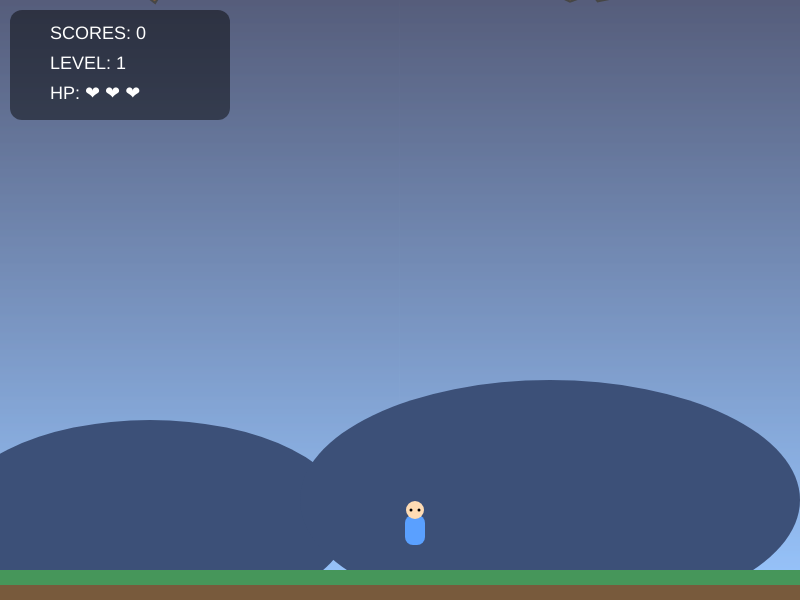
Frame 1 (no input)
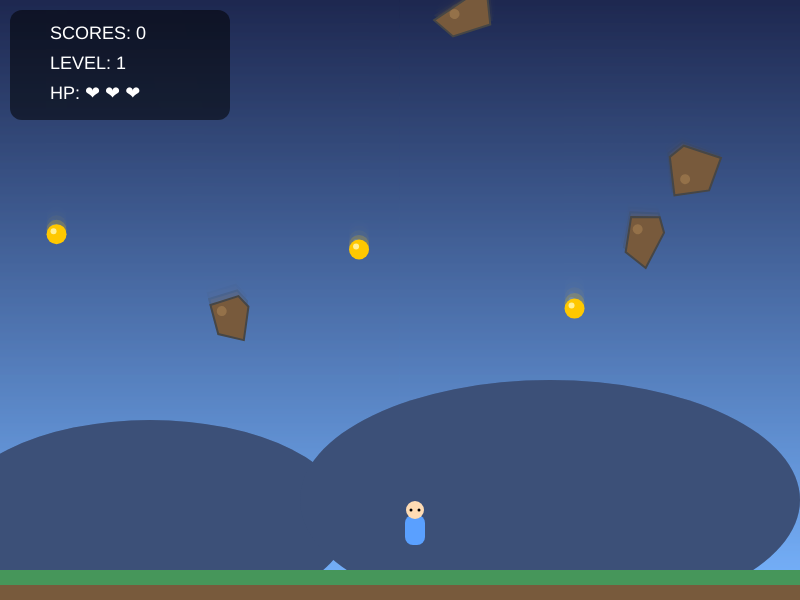
Frame 60 (no input)
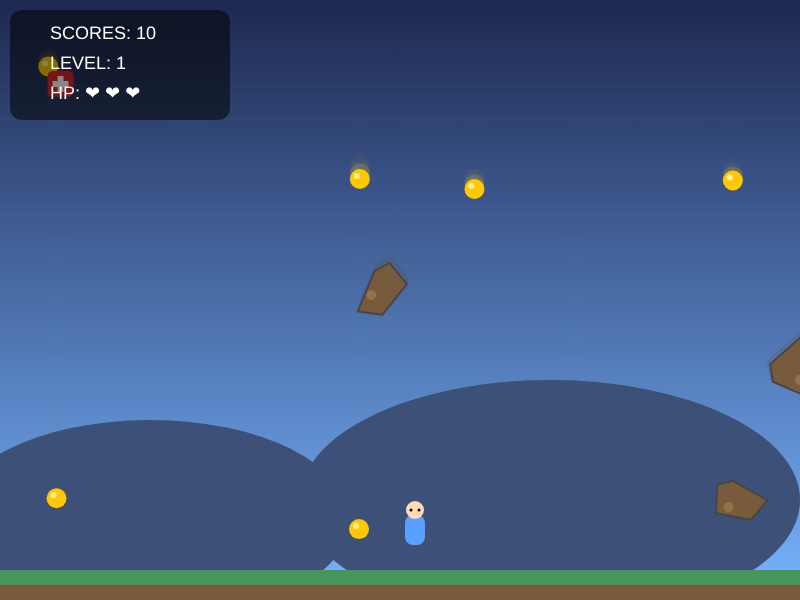
Frame 120 (the mouse pressed at the canvas centre since frame 60)

The p5.js sketch that drew these frames (run headless with seeded random() and noise() and a simulated clock; from frame 60 on, the mouse is pressed at the canvas centre):

// p5.js sketch
// ── sketch.js
let player;
let debris = [];
let coins = [];
let items = [];

let score = 0;
let gameOver = false;
let shakeIntensity = 0;
let level = 1;
let spawnRate = 0.02;

let gamePaused = false;
let invincible = false;
let invincibleTimer = 0;

// player
class Player {
  constructor() {
    this.x = 400;
    this.y = 500;
    this.w = 30;
    this.h = 40;
    this.speed = 6;
    this.lives = 3;
  }

  update() {
    if (keyIsDown(LEFT_ARROW)) this.x -= this.speed;
    if (keyIsDown(RIGHT_ARROW)) this.x += this.speed;
    if (keyIsDown(UP_ARROW)) this.y -= this.speed;
    if (keyIsDown(DOWN_ARROW)) this.y += this.speed;

    this.x = constrain(this.x, 0, width - this.w);
    this.y = constrain(this.y, 0, height - this.h);
  }

  display() {
    push();
    translate(this.x, this.y);

    // the character flashes when the character is invincible.
    if (invincible && frameCount % 10 < 5) {
      fill(255, 255, 0);
    } else {
      fill(90, 160, 255);
    }

    rect(5, 15, this.w - 10, this.h - 10, 8);

    fill(255, 220, 180);
    ellipse(this.w / 2, 10, 18);

    fill(0);
    ellipse(this.w / 2 - 4, 10, 3);
    ellipse(this.w / 2 + 4, 10, 3);
    pop();
  }

  collidesWith(d) {
    return this.x < d.x + d.w &&
           this.x + this.w > d.x &&
           this.y < d.y + d.h &&
           this.y + this.h > d.y;
  }
}

// debris
class Debris {
  constructor() {
    this.x = random(width - 40);
    this.y = -50;
    this.w = random(30, 60);
    this.h = random(30, 60);
    this.speedY = random(3, 7);
    this.speedX = random(-2, 2);
    this.rotation = random(TWO_PI);
    this.rotationSpeed = random(-0.05, 0.05);
  }

  update() {
    this.y += this.speedY;
    this.x += this.speedX + sin(frameCount * 0.01) * 0.5;
    this.rotation += this.rotationSpeed;
  }

  display() {
    push();
    translate(this.x + this.w / 2, this.y + this.h / 2);
    rotate(this.rotation);

    fill(120, 90, 60);
    stroke(70);
    strokeWeight(2);

    beginShape();
    vertex(-this.w/2, -this.h/3);
    vertex(this.w/4, -this.h/2);
    vertex(this.w/2, -this.h/4);
    vertex(this.w/3, this.h/2);
    vertex(-this.w/3, this.h/3);
    endShape(CLOSE);

    noStroke();
    fill(180, 140, 90, 120);
    ellipse(-8, -8, 10);
    pop();
  }

  isOffScreen() {
    return this.y > height;
  }
}

// coins
class Coin {
  constructor() {
    this.x = random(width - 20);
    this.y = -30;
    this.r = 10;
    this.speedY = random(3, 6);
  }

  update() {
    this.y += this.speedY;
  }

  display() {
    push();
    translate(this.x, this.y);
    noStroke();
    fill(255, 200, 0);
    ellipse(0, 0, this.r * 2);
    fill(255, 240, 150);
    ellipse(-3, -3, 6);
    pop();
  }

  isOffScreen() {
    return this.y > height + 20;
  }

  collidesWith(player) {
    let d = dist(player.x + player.w/2, player.y + player.h/2, this.x, this.y);
    return d < this.r + player.w / 2;
  }
}

// first aid kit
class Item {
  constructor() {
    this.x = random(width - 30);
    this.y = -40;
    this.size = 26;
    this.speedY = 3;
  }

  update() {
    this.y += this.speedY;
  }

  display() {
    push();
    translate(this.x, this.y);
    fill(220, 40, 40);
    rect(0, 0, this.size, this.size, 5);
    fill(255);
    rect(this.size/2 - 3, 5, 6, 16);
    rect(5, this.size/2 - 3, 16, 6);
    pop();
  }

  isOffScreen() {
    return this.y > height;
  }

  collidesWith(player) {
    return player.x < this.x + this.size &&
           player.x + player.w > this.x &&
           player.y < this.y + this.size &&
           player.y + player.h > this.y;
  }
}

function setup() {
  createCanvas(800, 600);
  player = new Player();
  for (let i = 0; i < 3; i++) debris.push(new Debris());
  for (let i = 0; i < 3; i++) coins.push(new Coin());
}

function draw() {
  // screen shaking
  if (shakeIntensity > 0) {
    translate(random(-shakeIntensity, shakeIntensity),
              random(-shakeIntensity, shakeIntensity));
    shakeIntensity *= 0.95;
  }

  // sky
  for (let y = 0; y < height; y++) {
    let c = lerpColor(color(30, 40, 80), color(120, 180, 255), y / height);
    stroke(c);
    line(0, y, width, y);
  }

  // mountain
  noStroke();
  fill(60, 80, 120);
  ellipse(150, height - 80, 400, 200);
  ellipse(550, height - 100, 500, 240);

  // land
  fill(70, 150, 90);
  rect(0, height - 30, width, 15);
  fill(120, 90, 60);
  rect(0, height - 15, width, 15);

  // invincible timer
  if (invincible) {
    invincibleTimer--;
    if (invincibleTimer <= 0) invincible = false;
  }

  if (!gameOver && !gamePaused) {
    player.update();

    if (random() < spawnRate) debris.push(new Debris());
    if (random() < 0.015) coins.push(new Coin());
    if (random() < 0.003) items.push(new Item());
  }

  // debris
  for (let i = debris.length - 1; i >= 0; i--) {
    if (!gamePaused) debris[i].update();
    debris[i].display();

    if (!invincible && player.collidesWith(debris[i]) && !gamePaused) {
      debris.splice(i, 1);
      player.lives--;
      shakeIntensity = 8;
      if (player.lives <= 0) gameOver = true;
    } 
    else if (debris[i] && debris[i].isOffScreen()) {
      debris.splice(i, 1);
      score += 10;
      spawnRate = min(0.08, spawnRate + 0.001);
    }
  }

  // coins
  for (let i = coins.length - 1; i >= 0; i--) {
    if (!gamePaused) coins[i].update();
    coins[i].display();

    if (coins[i].collidesWith(player) && !gamePaused) {
      coins.splice(i, 1);
      score += 50;
      shakeIntensity = 3;
    } 
    else if (coins[i] && coins[i].isOffScreen()) {
      coins.splice(i, 1);
    }
  }

  // first aid kit
  for (let i = items.length - 1; i >= 0; i--) {
    if (!gamePaused) items[i].update();
    items[i].display();

    if (items[i].collidesWith(player) && !gamePaused) {
      items.splice(i, 1);
      gamePaused = true;
    }
  }

  player.display();

  level = floor(score / 100) + 1;

  textAlign(LEFT, TOP);
  fill(0, 120);
  rect(10, 10, 220, 110, 12);
  fill(255);
  textSize(18);
  text("SCORES: " + score, 50, 25);
  text("LEVEL: " + level, 50, 55);

  let hearts = "";
  for (let i = 0; i < player.lives; i++) hearts += "❤ ";
  text("HP: " + hearts, 50, 85);

  if (gamePaused) {
    fill(0, 200);
    rect(0, 0, width, height);

    fill(255);
    textAlign(CENTER, CENTER);
    textSize(26);
    text("please check your first aid kit regularly\npreventing natural disasters\n\npress any key to continue the game", width / 2, height / 2);
  }

  if (gameOver) {
    fill(0, 180);
    rect(0, 0, width, height);
    fill(255);
    textSize(36);
    textAlign(CENTER, CENTER);
    text("game over\npress R to restart", width / 2, height / 2);
  }
}

function keyPressed() {
  if (gamePaused) {
    gamePaused = false;
    invincible = true;
    invincibleTimer = 60 * 5; 
  }

  if ((key === 'r' || key === 'R') && gameOver) {
    gameOver = false;
    score = 0;
    level = 1;
    spawnRate = 0.02;
    debris = [];
    coins = [];
    items = [];
    player = new Player();
    for (let i = 0; i < 3; i++) debris.push(new Debris());
    for (let i = 0; i < 3; i++) coins.push(new Coin());
  }
}
